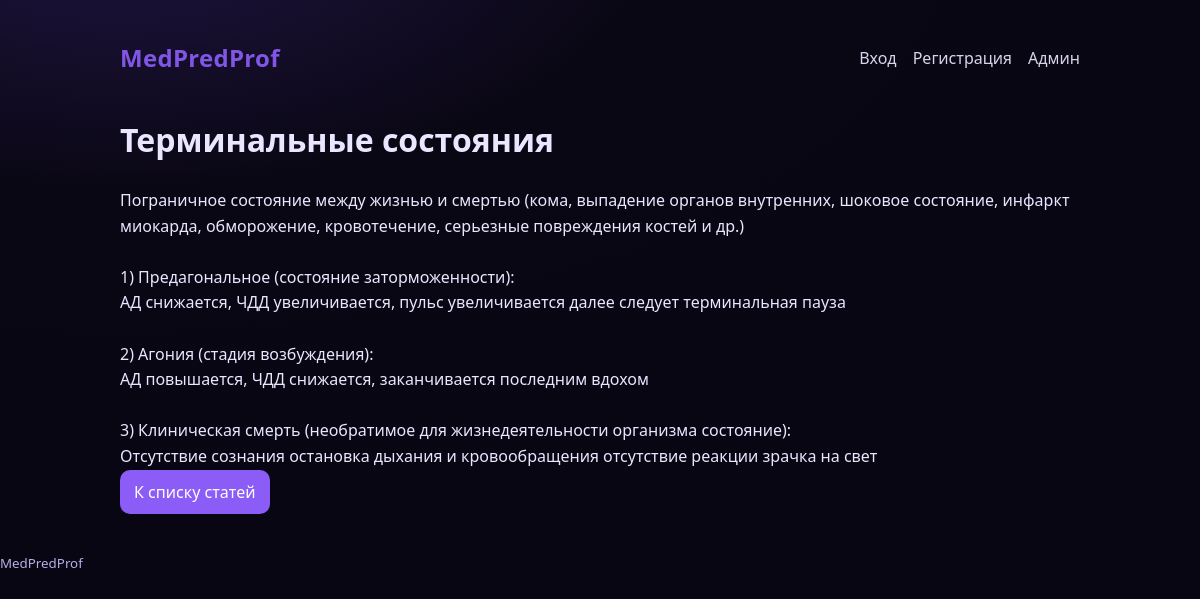
The app's page /theory/11 with its own data.
### tables this page shows
CREATE TABLE theory_articles (
                id INTEGER PRIMARY KEY AUTOINCREMENT,
                title TEXT NOT NULL,
                content TEXT NOT NULL,
                image_path TEXT,
                created_at TIMESTAMP DEFAULT CURRENT_TIMESTAMP
            );

### app.py (the view)
    @app.get("/theory/<int:article_id>")
    def theory_view(article_id: int):
        db = get_db()
        article = db.execute("SELECT * FROM theory_articles WHERE id = ?", (article_id,)).fetchone()
        if not article:
            return redirect(url_for("theory_list"))
        return render_template("theory_view.html", article=article, site_name="MedPredProf")

### templates/theory_view.html (shortened to what this page needs)
﻿{% extends "base.html" %}
{% block content %}
<article class="theory">
  <h1>{{ article.title }}</h1>
  <div class="content">{{ article.content|replace('\n', '<br>')|safe }}</div>
  <a class="button" href="{{ url_for('theory_list') }}">К списку статей</a>
</article>
{% endblock %}

### static/styles.css (style rules this page uses)
* { box-sizing: border-box; }
body { margin: 0; font-family: ui-sans-serif, system-ui, -apple-system, Segoe UI, Roboto, Arial, Noto Sans, Apple Color Emoji, Segoe UI Emoji; background: radial-gradient(1200px 600px at 10% -10%, #1f1542 0%, #0a0714 45%, #090614 100%); color: var(--text); line-height: 1.5; padding-bottom: 200px; }
h1 { font-size: 32px; margin: 24px 0; }
button, .button { display: inline-block; background: var(--primary); color: white; border: none; border-radius: 10px; padding: 10px 14px; cursor: pointer; text-decoration: none; }
.content { line-height: 1.6; }

### records on screen
theory_articles: title "Терминальные состояния", content "Пограничное состояние между жизнью и смертью (кома, выпадение органов внутренних, шоковое состояние, инфаркт миокарда, обморожение, кровотечение, серьезные повреждения костей и др.) 1) Предагональное (состояние заторможенности): АД снижается, ЧДД увеличивается, пульс увеличивается далее следует терминальная пауза 2) Агония (стадия возбуждения): АД повышается, ЧДД снижается, заканчивается последним вдохом 3) Клиническая смерть (необратимое для жизнедеятельности организма состояние): Отсутствие сознания остановка дыхания и кровообращения отсутствие реакции зрачка на свет"
